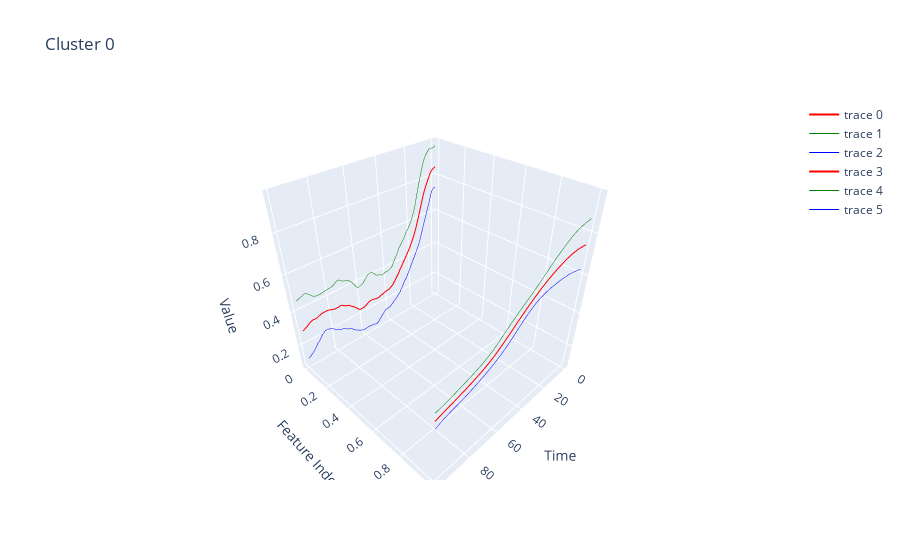
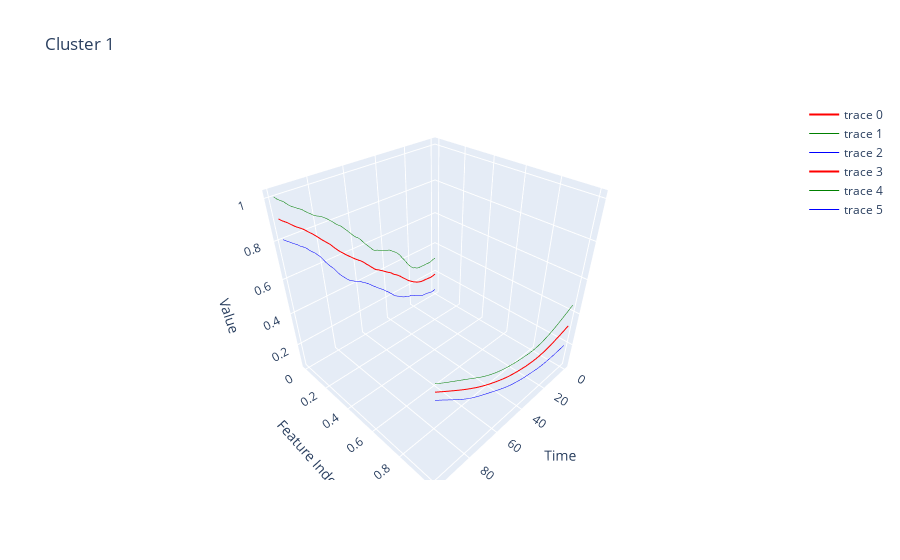
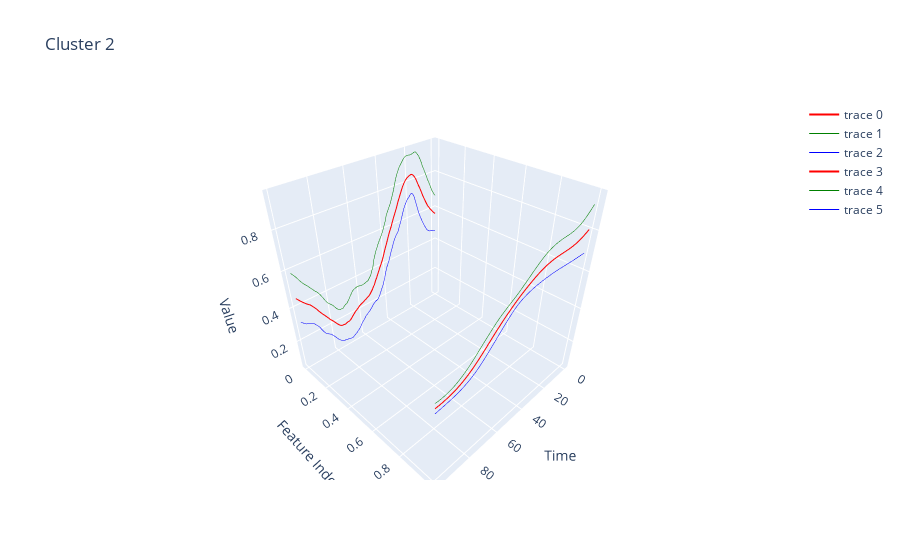
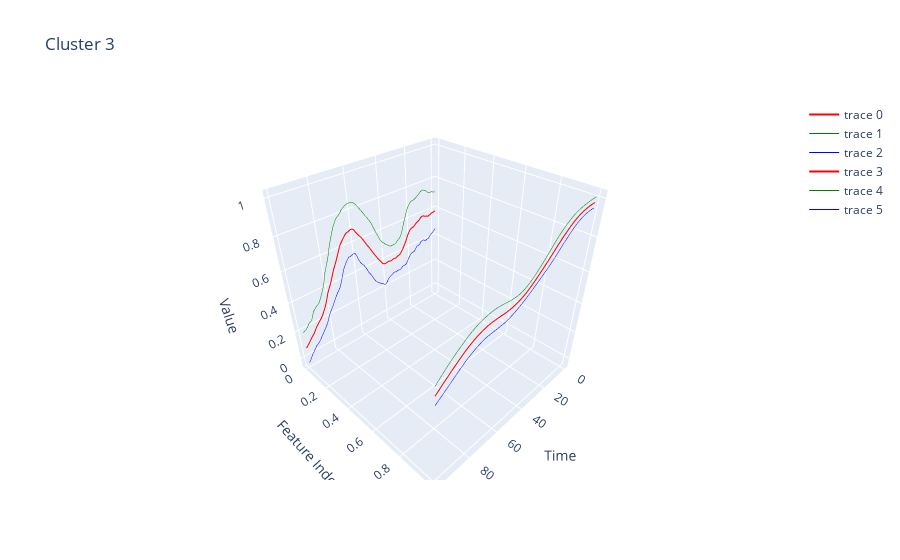

Notebook source saved alongside these figures, in order:
### Code cell
reload(utils)
utils.visualizeData(labels_adj,X_cluster_adj)
